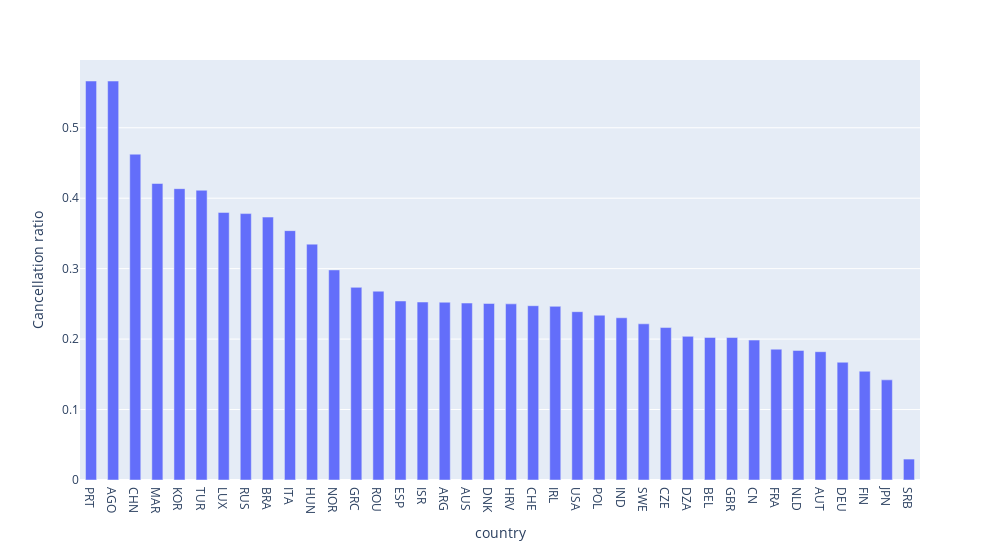

The cell this chart's notebook holds for it:
### Markdown cell above
### Exploratory Data Analysis

### Code cell
#Histogram between country and cancellation
ratio = {}

for i in data['country'].unique():
    if not isinstance(i, float) and len(data[data['country']==i]) >= 100:
        ratio[i] = len(data[(data['country']==i) & (data['is_canceled']==1)]) / len(data[data['country']==i])
    
sorted_country_cancellation = sorted(ratio.items(), key=lambda x:x[1])[::-1]
ratio = dict(sorted_country_cancellation)
# print(ratio)

reqd_df = pd.DataFrame({"country": ratio.keys(), "Cancellation ratio": ratio.values()})
fig = px.bar(reqd_df, x="country", y="Cancellation ratio", width=1000)
fig.update_traces(width=0.5)
fig.show()

### Figure 1 — Plotly figure (JSON) as saved in the notebook; plotly's stock layout.template omitted (floating-point values rounded to 4 significant figures)
{"data": [{"alignmentgroup": "True", "hovertemplate": "country=%{x}<br>Cancellation ratio=%{y}<extra></extra>", "legendgroup": "", "marker": {"color": "#636efa", "pattern": {"shape": ""}}, "name": "", "offsetgroup": "", "orientation": "v", "showlegend": false, "textposition": "auto", "type": "bar", "width": 0.5, "x": ["PRT", "AGO", "CHN", "MAR", "KOR", "TUR", "LUX", "RUS", "BRA", "ITA", "HUN", "NOR", "GRC", "ROU", "ESP", "ISR", "ARG", "AUS", "DNK", "HRV", "CHE", "IRL", "USA", "POL", "IND", "SWE", "CZE", "DZA", "BEL", "GBR", "CN", "FRA", "NLD", "AUT", "DEU", "FIN", "JPN", "SRB"], "xaxis": "x", "y": [0.5664, 0.5663, 0.4625, 0.4208, 0.4135, 0.4113, 0.3798, 0.3782, 0.3732, 0.354, 0.3348, 0.2982, 0.2734, 0.268, 0.2541, 0.2526, 0.2523, 0.2512, 0.2506, 0.25, 0.2474, 0.2465, 0.2389, 0.2339, 0.2303, 0.2217, 0.2164, 0.2039, 0.2024, 0.2022, 0.1986, 0.1857, 0.1839, 0.1821, 0.1671, 0.1544, 0.1421, 0.0297], "yaxis": "y"}], "layout": {"barmode": "relative", "legend": {"tracegroupgap": 0}, "margin": {"t": 60}, "width": 1000, "xaxis": {"anchor": "y", "domain": [0, 1], "title": {"text": "country"}}, "yaxis": {"anchor": "x", "domain": [0, 1], "title": {"text": "Cancellation ratio"}}}}
